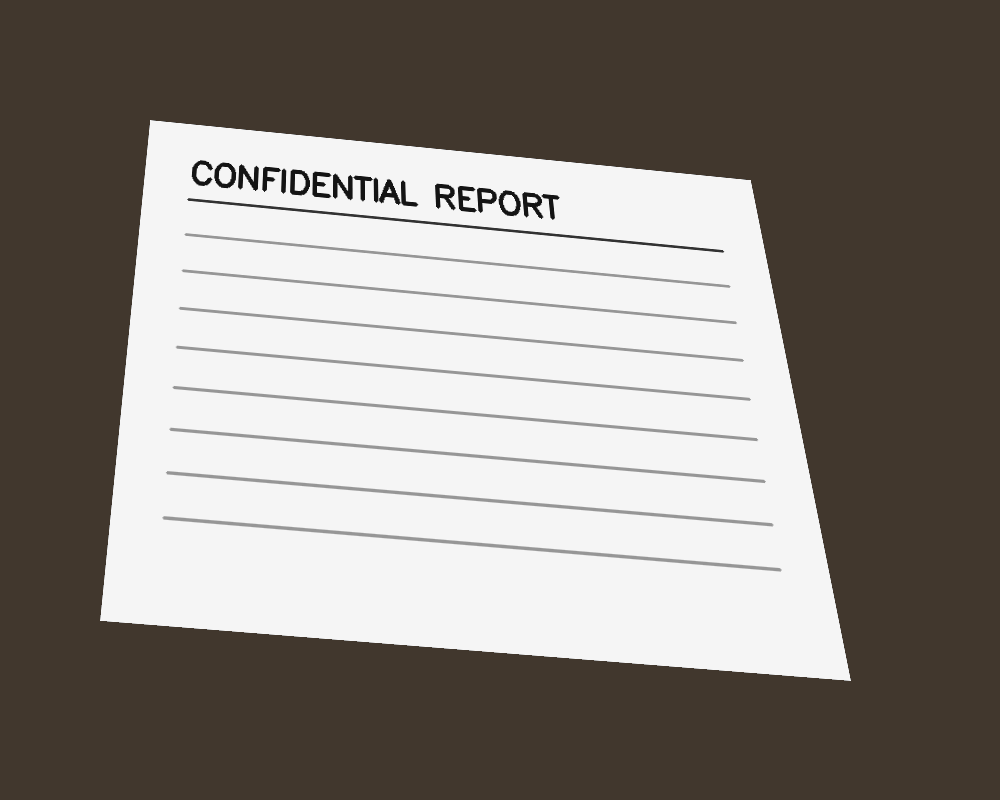
#> input picture CP461-Document-Scanner-And-Perspective-Rectifier/test_images/sample_document.png, 1000 x 800 px
$ python -i preprocessing.py   (imports and definitions only)
#> lines starting #> are read from the running program, lines starting #| are printed output that depends on the picture; after the words box and inside, x2 and y2 are one past the last pixel; in counts of white or black regions, pixels touching at a corner belong together
"""
preprocessing.py — Image Preprocessing Module
==============================================
Provides functions for preparing raw input images for document detection:
  - Grayscale conversion
  - Gaussian Blur / Bilateral Filter
  - Canny Edge Detection
  - Input validation & resizing
"""

import cv2
import numpy as np
from typing import Tuple, Optional


class Preprocessor:
    """Handles all preprocessing steps before document detection."""

    def __init__(
        self,
        blur_kernel: Tuple[int, int] = (5, 5),
        canny_low: int = 50,
        canny_high: int = 200,
        max_dimension: int = 1500,
    ):
        """
        Initialize preprocessor with configurable parameters.

        Args:
            blur_kernel: Kernel size for Gaussian blur.
            canny_low: Lower threshold for Canny edge detection.
            canny_high: Upper threshold for Canny edge detection.
            max_dimension: Maximum dimension (width or height) for resizing.
        """
        self.blur_kernel = blur_kernel
        self.canny_low = canny_low
        self.canny_high = canny_high
        self.max_dimension = max_dimension

    def validate_image(self, image: np.ndarray) -> bool:
        """
        Validate that the input is a valid image array.

        Args:
            image: Input image array.

        Returns:
            True if valid, raises ValueError otherwise.
        """
        if image is None:
            raise ValueError("Input image is None. Please check the file path.")
        if not isinstance(image, np.ndarray):
            raise ValueError(f"Expected numpy array, got {type(image)}")
        if image.size == 0:
            raise ValueError("Input image is empty (0 pixels).")
        if len(image.shape) < 2:
            raise ValueError(f"Invalid image dimensions: {image.shape}")
        return True

    def resize_image(
        self, image: np.ndarray, max_dim: Optional[int] = None
    ) -> Tuple[np.ndarray, float]:
        """
        Resize image while maintaining aspect ratio if it exceeds max_dim.

        Args:
            image: Input image.
            max_dim: Maximum allowed dimension. Uses self.max_dimension if None.

        Returns:
            Tuple of (resized_image, scale_factor).
        """
        max_dim = max_dim or self.max_dimension
        h, w = image.shape[:2]
        scale = 1.0

        if max(h, w) > max_dim:
            scale = max_dim / max(h, w)
            new_w = int(w * scale)
            new_h = int(h * scale)
            image = cv2.resize(image, (new_w, new_h), interpolation=cv2.INTER_AREA)

        return image, scale

    def to_grayscale(self, image: np.ndarray) -> np.ndarray:
        """
        Convert image to grayscale. If already grayscale, return as-is.

        Args:
            image: Input image (BGR or grayscale).

        Returns:
            Grayscale image.
        """
        if len(image.shape) == 2:
            return image
        if image.shape[2] == 1:
            return image[:, :, 0]
        return cv2.cvtColor(image, cv2.COLOR_BGR2GRAY)

    def apply_gaussian_blur(
        self, image: np.ndarray, kernel: Optional[Tuple[int, int]] = None
    ) -> np.ndarray:
        """
        Apply Gaussian blur to reduce noise.

        Args:
            image: Input image.
            kernel: Blur kernel size. Uses self.blur_kernel if None.

        Returns:
            Blurred image.
        """
        kernel = kernel or self.blur_kernel
        return cv2.GaussianBlur(image, kernel, 0)

    def apply_bilateral_filter(
        self, image: np.ndarray, d: int = 9, sigma_color: int = 75, sigma_space: int = 75
    ) -> np.ndarray:
        """
        Apply bilateral filter to reduce noise while preserving edges.

        Args:
            image: Input image.
            d: Diameter of each pixel neighborhood.
            sigma_color: Filter sigma in the color space.
            sigma_space: Filter sigma in the coordinate space.

        Returns:
            Filtered image.
        """
        return cv2.bilateralFilter(image, d, sigma_color, sigma_space)

    def detect_edges(
        self,
        image: np.ndarray,
        low: Optional[int] = None,
        high: Optional[int] = None,
    ) -> np.ndarray:
        """
        Apply Canny edge detection.

        Args:
            image: Input grayscale image.
            low: Lower threshold. Uses self.canny_low if None.
            high: Upper threshold. Uses self.canny_high if None.

        Returns:
            Edge map (binary image).
        """
        low = low or self.canny_low
        high = high or self.canny_high
        return cv2.Canny(image, low, high)

    def preprocess(
        self, image: np.ndarray, use_bilateral: bool = False
    ) -> dict:
        """
        Run the full preprocessing pipeline.

        Args:
            image: Raw input image (BGR).
            use_bilateral: If True, use bilateral filter instead of Gaussian blur.

        Returns:
            Dictionary containing all intermediate results:
                - 'original': Original image
                - 'resized': Resized image
                - 'scale': Scale factor used
                - 'gray': Grayscale image
                - 'blurred': Blurred image
                - 'edges': Canny edge map
        """
        self.validate_image(image)

        # Resize for performance
        resized, scale = self.resize_image(image.copy())

        # Convert to grayscale
        gray = self.to_grayscale(resized)

        # Apply blur
        if use_bilateral:
            blurred = self.apply_bilateral_filter(gray)
        else:
            blurred = self.apply_gaussian_blur(gray)

        # Edge detection
        edges = self.detect_edges(blurred)

        # Dilate edges to close gaps
        kernel = np.ones((3, 3), np.uint8)
        edges_dilated = cv2.dilate(edges, kernel, iterations=1)

        return {
            "original": image,
            "resized": resized,
            "scale": scale,
            "gray": gray,
            "blurred": blurred,
            "edges": edges,
            "edges_dilated": edges_dilated,
        }

>>> import cv2
>>> picture = cv2.imread('../../CP461-Document-Scanner-And-Perspective-Rectifier/test_images/sample_document.png')
#> picture is the input picture: shape (800, 1000, 3); mean B, G, R 126.1, 131.9, 137.7
>>> result = Preprocessor().preprocess(picture)
#> in preprocess, `resized, scale = self.resize_image(image.copy())`: scale = 1
#> in detect_edges, `return cv2.Canny(image, low, high)`:
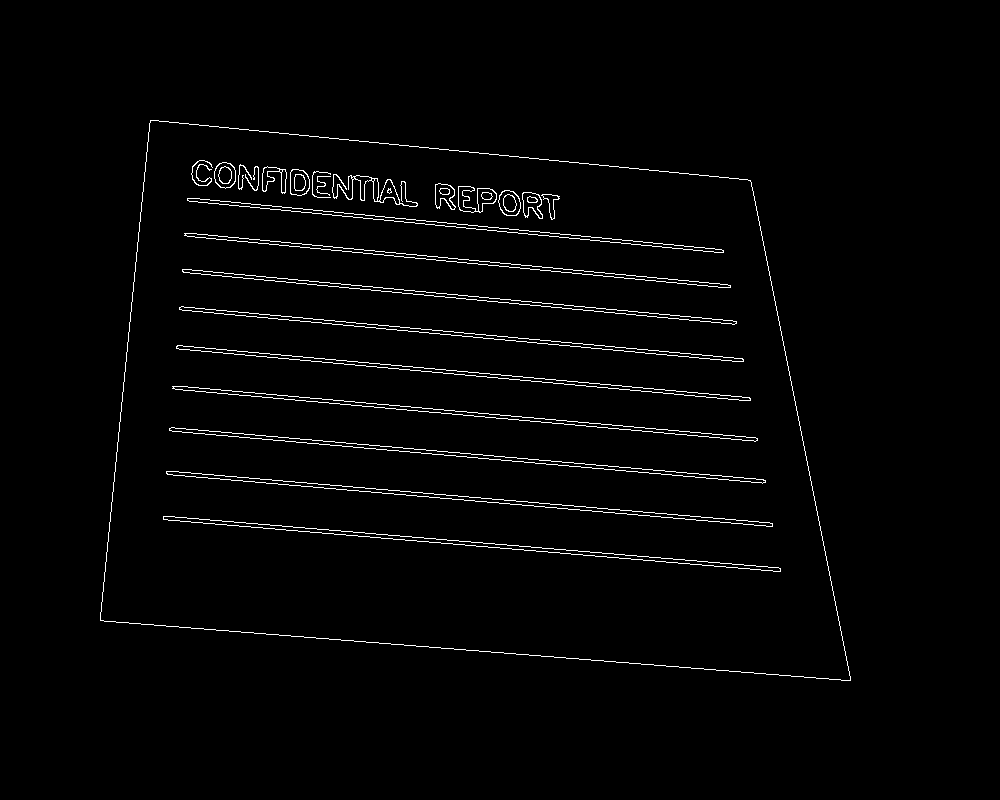
#> returned value: shape (800, 1000); 1.8% white in thin lines or dots, all inside (x1, y1, x2, y2) = (100, 120, 851, 681)
#> in preprocess, `edges_dilated = cv2.dilate(edges, kernel, iterations=1)`:
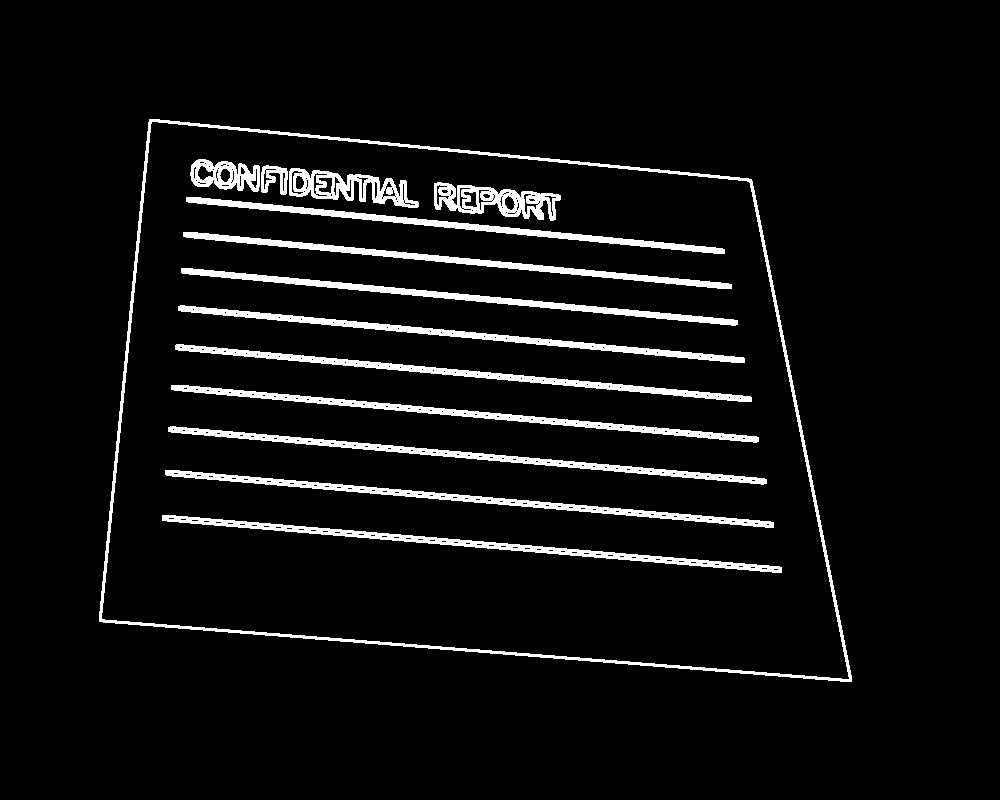
#> edges_dilated: shape (800, 1000); 5.9% white; 14 white regions, largest, box (x1, y1, x2, y2) and area: (99, 119, 852, 682) 7590, (162, 515, 782, 573) 3928, (165, 470, 774, 528) 3861
#> result = 7 items
